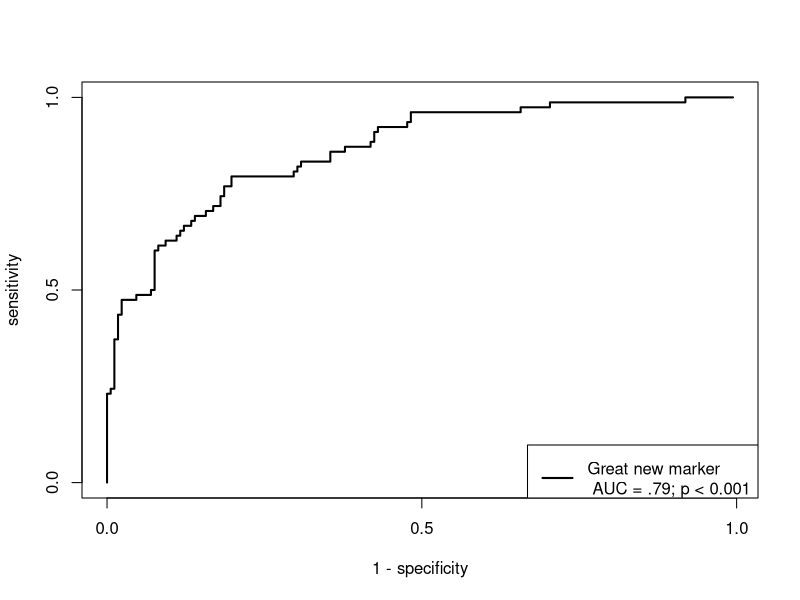
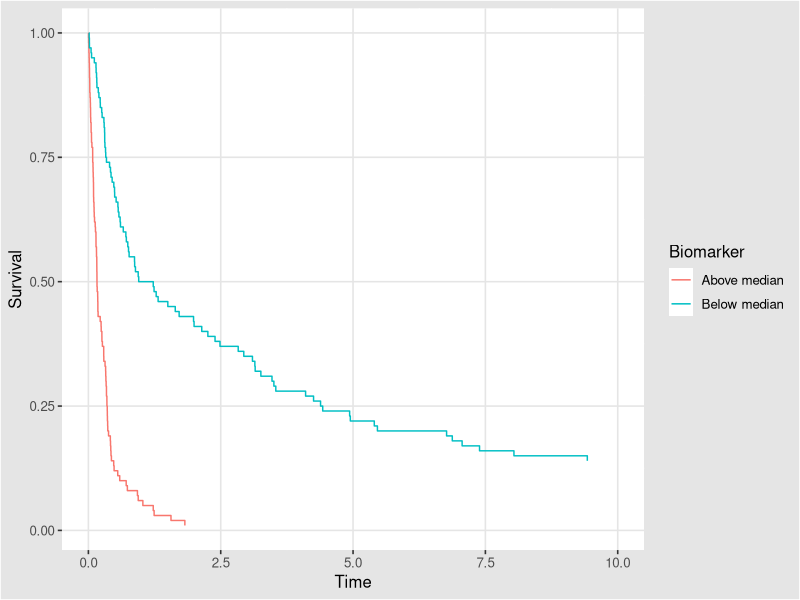
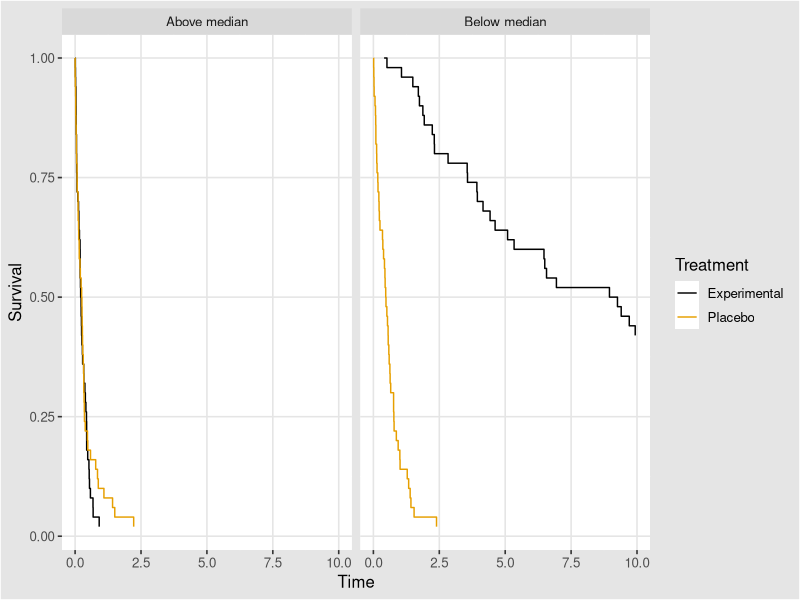
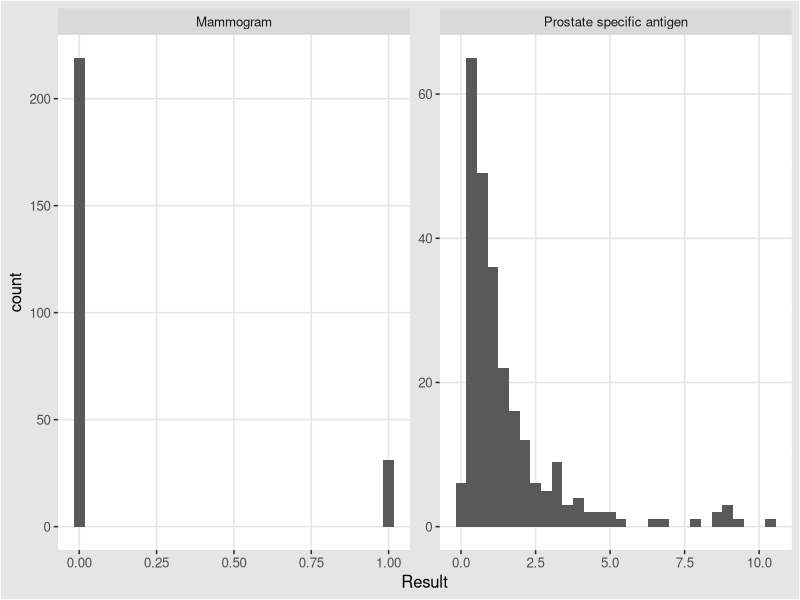
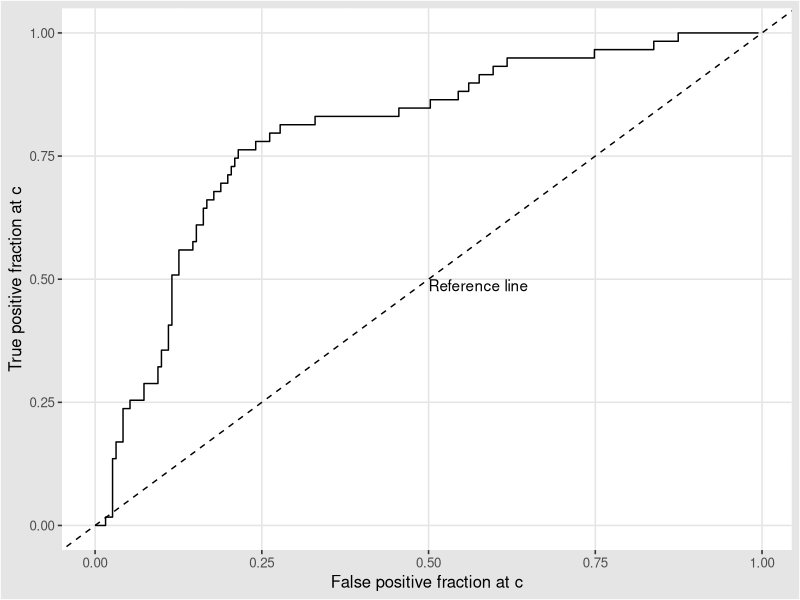
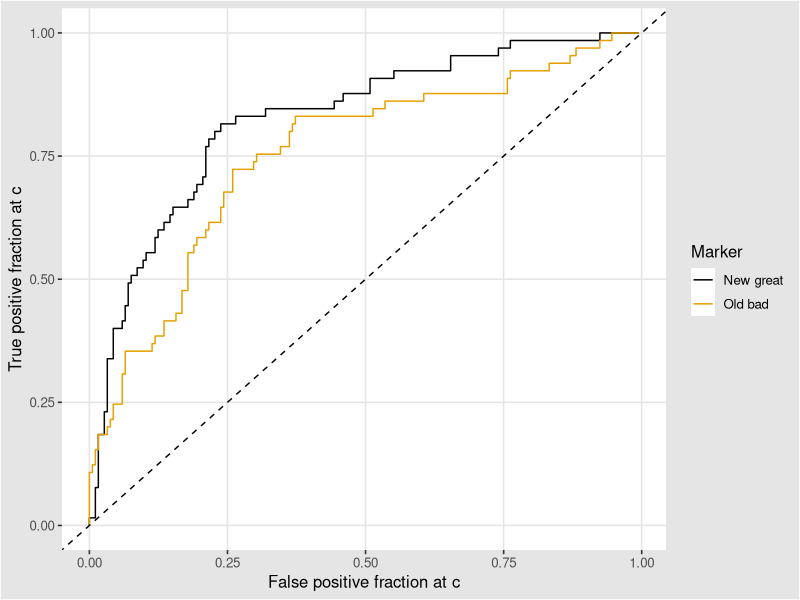
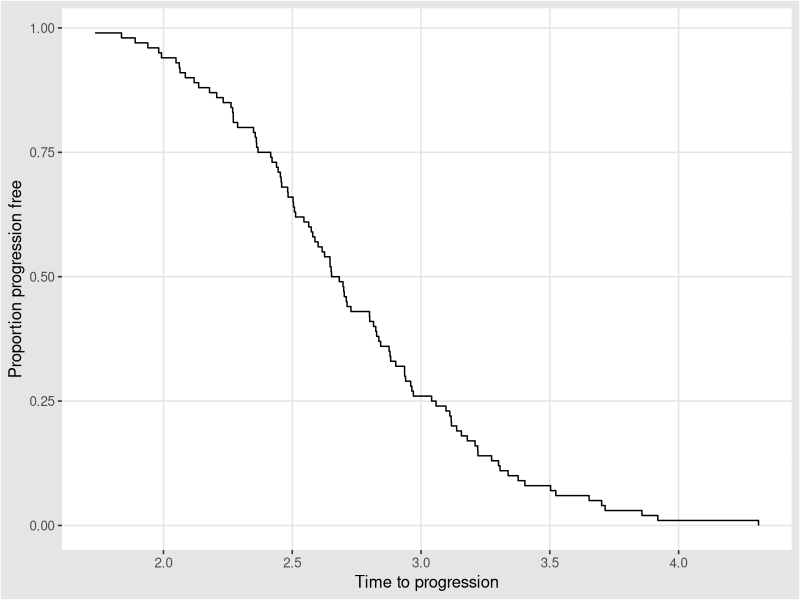

Recreate these plots in R, in order.
## ---- chunk 1
library(ggplot2)
library(plyr)
library(ggthemes)
## ---- chunk 2
D <- rbinom(250, 1, .3)
T <- rnorm(250, mean = D, sd = .75)
  
c <- sort(T)
TPF <- sapply(c, function(x) mean(T[D == 1] > x))
FPF <- sapply(c, function(x) mean(T[D == 0] > x))

badroc <- data.frame(cbind(c, TPF, FPF))

plot(TPF ~ FPF, badroc, lwd = 2, xlab = "1 - specificity", ylab = "sensitivity", type = 's', xaxp = c(0, 1, 2), yaxp = c(0, 1, 2))
legend("bottomright", lwd = 2, lty = 1, legend = "Great new marker\n AUC = .79; p < 0.001")
## ---- chunk 3
df <- data.frame(Time = c(rexp(50, .1), rexp(50, 2), rexp(50, 4), rexp(50, 3)), 
                 Biomarker = c(rep("Below median", 100), rep("Above median", 100)), 
                 Treatment = rep(c(rep("Experimental", 50), rep("Placebo", 50)), 2))


df <- ddply(df, ~ Biomarker, function(d){
  
  data.frame(Time = d$Time, Survival = (nrow(d):1/nrow(d))[rank(d$Time, ties.method = "first")])
  
})

ggplot(df, aes(x = Time, y = Survival, color = Biomarker)) + scale_x_continuous(limits = c(0, 10)) +
  geom_step() + theme_igray() 

## ---- chunk 4

df <- data.frame(Time = c(rexp(50, .1), rexp(50, 2), rexp(50, 4), rexp(50, 3)), 
                 Biomarker = c(rep("Below median", 100), rep("Above median", 100)), 
                 Treatment = rep(c(rep("Experimental", 50), rep("Placebo", 50)), 2))

df <- ddply(df, ~ Biomarker + Treatment, function(d){
  
  data.frame(Time = d$Time, Survival = (nrow(d):1/nrow(d))[rank(d$Time, ties.method = "first")])
  
})

ggplot(df, aes(x = Time, y = Survival, color = Treatment)) + scale_x_continuous(limits = c(0, 10)) +
  geom_step() + theme_igray() + scale_color_colorblind() + facet_wrap(~Biomarker)
## ---- chunk 5
contex <- data.frame(Result = c(exp(rnorm(250)), rbinom(250, 1, .15)), Test = c(rep("Prostate specific antigen", 250), rep("Mammogram", 250)))
ggplot(contex, aes(x = Result)) + geom_bar(stat = "bin") + facet_wrap(~ Test, scales = "free") + theme_igray() + scale_color_colorblind()
## ---- chunk 6
D <- rbinom(250, 1, .3)
M <- rnorm(250, mean = D, sd = .75)

rocme <- function(M, D){
  
c <- sort(M)
TPF <- sapply(c, function(x) mean(M[D == 1] > x))
FPF <- sapply(c, function(x) mean(M[D == 0] > x))

data.frame(cbind(c, TPF, FPF))

}

tour <- rocme(M, D)
ggplot(tour, aes(x = FPF, y = TPF)) + geom_path() + geom_abline(intercept = 0, slope = 1, lty = 2) + theme_igray() + 
  scale_x_continuous("False positive fraction at c") + scale_y_continuous("True positive fraction at c") + 
  annotate("text", x = .5, y = .5, label = "Reference line", hjust = 0, vjust = 1)
## ---- chunk 7
D <- rbinom(250, 1, .3)
M1 <- rnorm(250, mean = D, sd = .75)
M2 <- rnorm(250, mean = D, sd = 1.75)

tour2 <- rbind(rocme(M1, D), rocme(M2, D))
tour2$Marker <- c(rep("New great", 250), rep("Old bad", 250))

ggplot(tour2, aes(x = FPF, y = TPF, color = Marker)) + geom_path() + geom_abline(intercept = 0, slope = 1, lty = 2) + 
  theme_igray() + scale_color_colorblind() + 
  scale_x_continuous("False positive fraction at c") + scale_y_continuous("True positive fraction at c") 
## ---- chunk 8
ggplot(data.frame(T = sort(exp(rnorm(100, mean = 1, sd = .2)))), aes(x = T, y = 1 - seq_along(T)/100)) + geom_step() + 
  scale_x_continuous("Time to progression") +
  scale_y_continuous("Proportion progression free") + theme_igray()
